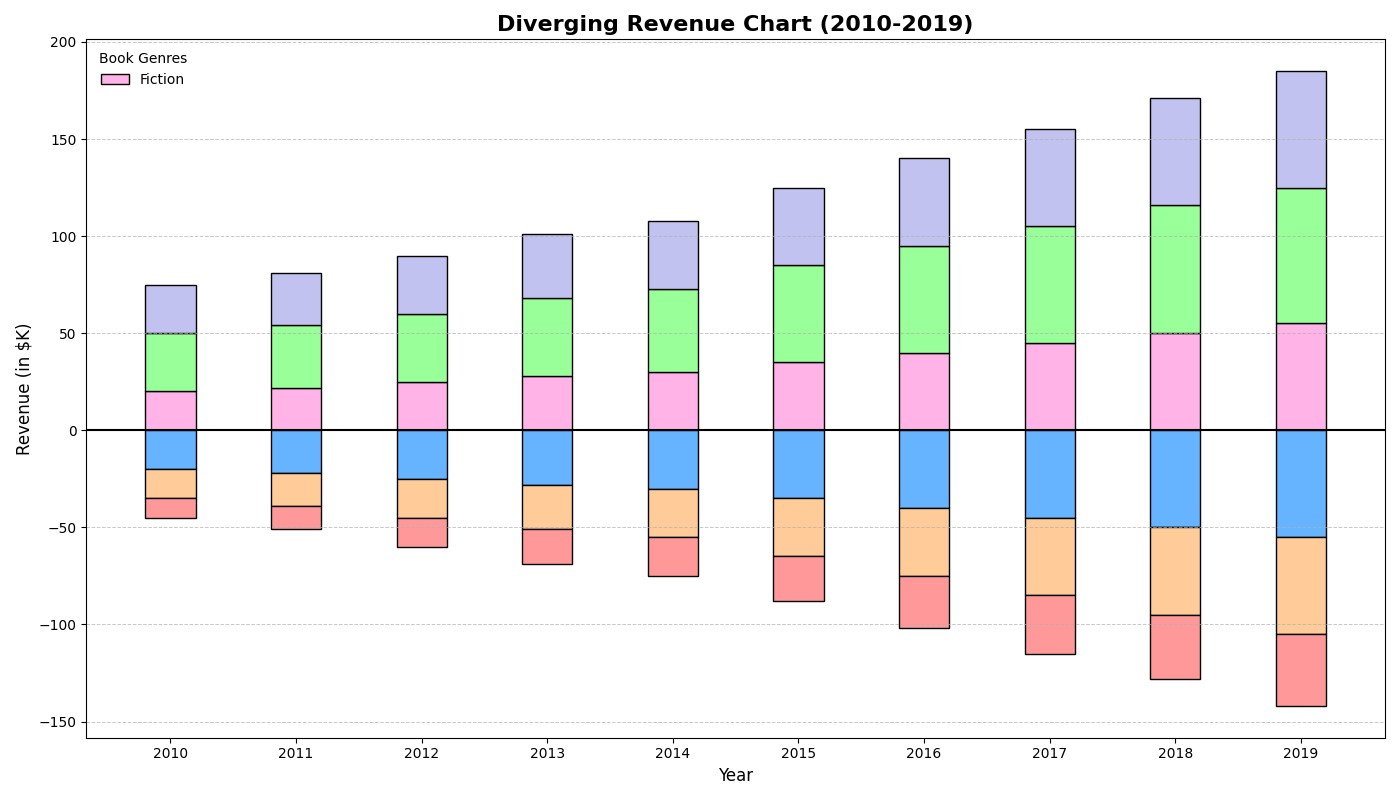

The script that drew this image:
import matplotlib.pyplot as plt
import numpy as np

years = np.arange(2010, 2020)
book_genres = ['Fiction', 'Non-Fic', 'Sci-Fi', 'Myst', 'Kids', 'Fant']

# Adjust the data to have positive and negative components
# Assuming random data distribution across a central axis for explanation purposes
revenue_data = np.array([
    [20, 22, 25, 28, 30, 35, 40, 45, 50, 55],
    [30, 32, 35, 40, 43, 50, 55, 60, 66, 70],
    [-20, -22, -25, -28, -30, -35, -40, -45, -50, -55],
    [-15, -17, -20, -23, -25, -30, -35, -40, -45, -50],
    [25, 27, 30, 33, 35, 40, 45, 50, 55, 60],
    [-10, -12, -15, -18, -20, -23, -27, -30, -33, -37],
])

fig, ax = plt.subplots(figsize=(14, 8))

width = 0.4
positions = np.arange(len(years))

positive_bottoms = np.zeros(len(years))
negative_bottoms = np.zeros(len(years))

shuffled_colors = ['#ffb3e6', '#99ff99', '#66b3ff', '#ffcc99', '#c2c2f0', '#ff9999']

for i, genre in enumerate(book_genres):
    data = revenue_data[i]
    color = shuffled_colors[i]
    
    if np.any(data > 0):
        ax.bar(positions, np.where(data > 0, data, 0), width, bottom=positive_bottoms, 
           color=color, edgecolor='black', label=genre if i == 0 else "")
        positive_bottoms += np.where(data > 0, data, 0)
        
    if np.any(data < 0):
        ax.bar(positions, np.where(data < 0, data, 0), width, bottom=negative_bottoms, 
           color=color, edgecolor='black')
        negative_bottoms += np.where(data < 0, data, 0)

ax.axhline(0, color='black', linewidth=1.5)

ax.set_xticks(positions)
ax.set_xticklabels(years)
ax.set_xlabel('Year', fontsize=12)
ax.set_ylabel('Revenue (in $K)', fontsize=12)
ax.set_title('Diverging Revenue Chart (2010-2019)', fontsize=16, fontweight='bold')

ax.legend(title='Book Genres', fontsize=10, loc='upper left', frameon=False)
ax.yaxis.grid(True, linestyle='--', linewidth=0.7, alpha=0.7)

plt.tight_layout()
plt.show()
